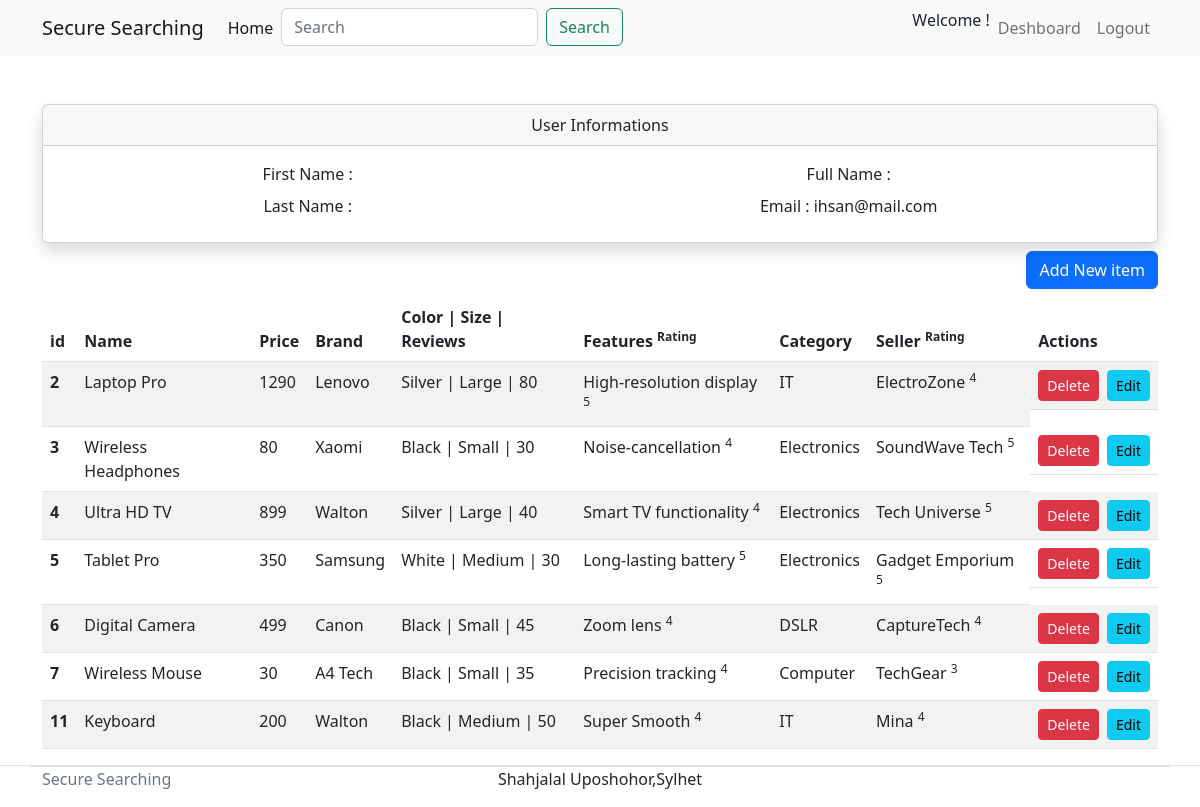
The page /accounts/dashboard/ (signed in) on the database its author committed.
### content/models.py (models this page shows, shortened)
class Content(models.Model):
    name = models.CharField(max_length=50 , unique=True)
    slug = models.SlugField(max_length=50, unique=True)
    brand = models.CharField(max_length=20)
    category = models.CharField(max_length=20)
    description = models.TextField()
    features = models.CharField(max_length=50)
    price = models.IntegerField()   # 120.65
    colors = models.CharField(max_length=10)
    sizes = models.CharField(max_length=10)
    availability = models.BooleanField(default=False,blank=True)
    rating = models.IntegerField(choices=[(i, i) for i in range(1, 6)])
    num_reviews = models.IntegerField()
    seller_name = models.CharField(max_length=50)
    seller_rating = models.IntegerField(choices=[(i, i) for i in range(1, 6)])
    img = models.ImageField(upload_to='photos/content', blank=True)
    created_at=models.DateTimeField(auto_now_add=True)
    updated_at=models.DateTimeField(auto_now=True)

### accounts/views.py (the view)
# urls.py: path('dashboard/', views.dashboard, name='dashboard'),
def dashboard(request):
    content = Content.objects.all()
    return render(request,'dashboard.html',{'content':content})

### accounts/templates/dashboard.html (shortened to what this page needs)
{% extends 'base.html' %}
{% block content %}
<section class="section-conten padding-y bg pt-5">
	<div class="container">
		<div class="card text-center shadow bg-body rounded">
			<div class="card-header">
			  User Informations
			</div>
			<div class="card-body d-flex justify-content-around">
			  <div class='d-flex flex-column justify-content-start'>
				<p class="card-title">First Name : {{user.first_name}}</p>
			  	<p class="card-title">Last Name : {{user.last_name}}</p>
			  </div>
			  <div class='d-flex flex-column justify-content-start'>
				<p class="card-title">Full Name : {{user.first_name}} {{user.last_name}}</p>
				<p class="card-text">Email : {{user.email}}</p>
			  </div>
			</div>
		  </div>
		  <div class='d-flex justify-content-end mt-2 mb-2'>
			  <a type="button" class="btn btn-primary text-right" href="{% url 'add-item'%}" >Add New item</a>
		  </div>
		  <table class="table table-striped table-hover">
			<thead>
			  <tr>
				<th scope="col">id</th>
				<th scope="col">Name</th>
				<th scope="col">Price</th>
				<th scope="col">Brand</th>
				<th scope="col">Color | Size | Reviews</th>
				<th scope="col">Features <sup>Rating</sup></th>
				<th scope="col">Category</th>
				<th scope="col">Seller <sup>Rating</sup></th>
				<th scope="col">Actions</th>
			  </tr>
			</thead>
			<tbody>
				{% for item in content %}
			  <tr>
				<th scope="row">{{item.id}}</th>
				<td>{{item.name}}</td>
				<td>{{item.price}}</td>
				<td>{{item.brand}}</td>
				<td>{{item.colors}} | {{item.sizes}} | {{item.num_reviews}}</td>
				<td>{{item.features}} <sup>{{item.rating}}</sup></td>
				<td>{{item.category}}</td>
				<td>{{item.seller_name}}
					<sup>{{item.seller_rating}}</sup>
				</td>
				<td class='d-flex justify-content-evenly'>
					<a  class="btn btn-danger btn-sm me-2" href="{% url 'delete_content' item.id %}">Delete</a>
					<a  class="btn btn-info btn-sm " href="{% url 'item_edit' item.id %}">Edit</a>
				  </td>
			</tr>
			{% endfor %}
			</tbody>
		  </table>
	</div>
 </section>
{% endblock %}

### rows shown on the page
Content: id "2", name "Laptop Pro", price "1290", brand "Lenovo", colors "Silver", sizes "Large", num_reviews "80", features "High-resolution display", rating "5", category "IT", seller_name "ElectroZone", seller_rating "4"
Content: id "3", name "Wireless Headphones", price "80", brand "Xaomi", colors "Black", sizes "Small", num_reviews "30", features "Noise-cancellation", rating "4", category "Electronics", seller_name "SoundWave Tech", seller_rating "5"
Content: id "4", name "Ultra HD TV", price "899", brand "Walton", colors "Silver", sizes "Large", num_reviews "40", features "Smart TV functionality", rating "4", category "Electronics", seller_name "Tech Universe", seller_rating "5"
Content: id "5", name "Tablet Pro", price "350", brand "Samsung", colors "White", sizes "Medium", num_reviews "30", features "Long-lasting battery", rating "5", category "Electronics", seller_name "Gadget Emporium", seller_rating "5"
Content: id "6", name "Digital Camera", price "499", brand "Canon", colors "Black", sizes "Small", num_reviews "45", features "Zoom lens", rating "4", category "DSLR", seller_name "CaptureTech", seller_rating "4"
Content: id "7", name "Wireless Mouse", price "30", brand "A4 Tech", colors "Black", sizes "Small", num_reviews "35", features "Precision tracking", rating "4", category "Computer", seller_name "TechGear", seller_rating "3"
Content: id "11", name "Keyboard", price "200", brand "Walton", colors "Black", sizes "Medium", num_reviews "50", features "Super Smooth", rating "4", category "IT", seller_name "Mina", seller_rating "4"

### other values the page prints
{{ user.email }} "ihsan@mail.com"
